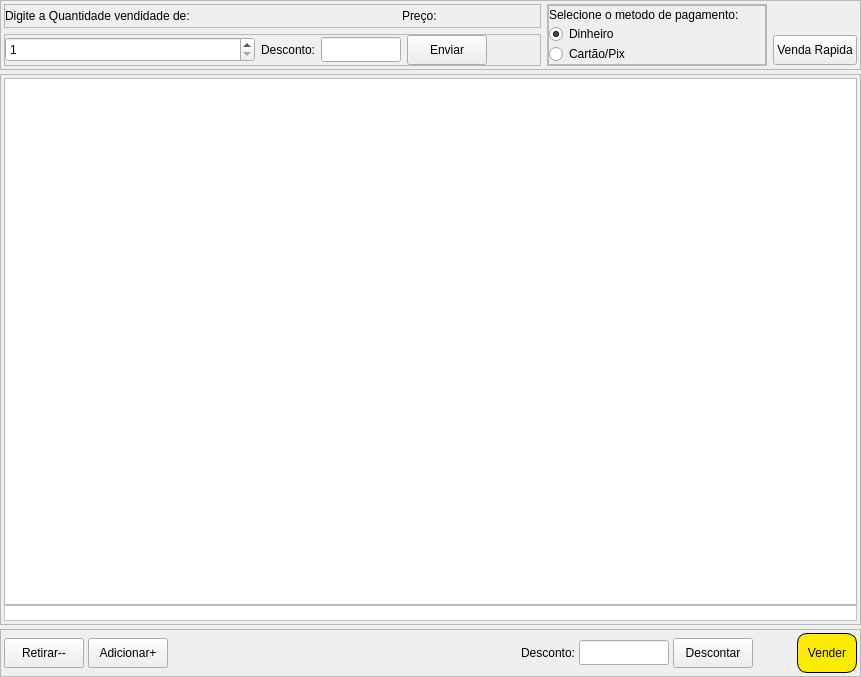
<?xml version="1.0" encoding="UTF-8"?>
<ui version="4.0">
 <class>MainWindow</class>
 <widget class="QMainWindow" name="MainWindow">
  <property name="geometry">
   <rect>
    <x>0</x>
    <y>0</y>
    <width>861</width>
    <height>677</height>
   </rect>
  </property>
  <property name="windowTitle">
   <string>MainWindow</string>
  </property>
  <widget class="QWidget" name="centralwidget">
   <layout class="QVBoxLayout" name="verticalLayout">
    <property name="spacing">
     <number>4</number>
    </property>
    <property name="leftMargin">
     <number>0</number>
    </property>
    <property name="topMargin">
     <number>0</number>
    </property>
    <property name="rightMargin">
     <number>0</number>
    </property>
    <property name="bottomMargin">
     <number>0</number>
    </property>
    <item>
     <widget class="QFrame" name="frame">
      <property name="minimumSize">
       <size>
        <width>0</width>
        <height>70</height>
       </size>
      </property>
      <property name="frameShape">
       <enum>QFrame::StyledPanel</enum>
      </property>
      <property name="frameShadow">
       <enum>QFrame::Raised</enum>
      </property>
      <layout class="QGridLayout" name="gridLayout">
       <property name="leftMargin">
        <number>3</number>
       </property>
       <property name="topMargin">
        <number>3</number>
       </property>
       <property name="rightMargin">
        <number>3</number>
       </property>
       <property name="bottomMargin">
        <number>3</number>
       </property>
       <item row="1" column="0">
        <widget class="QFrame" name="frame_5">
         <property name="frameShape">
          <enum>QFrame::StyledPanel</enum>
         </property>
         <property name="frameShadow">
          <enum>QFrame::Raised</enum>
         </property>
         <layout class="QHBoxLayout" name="horizontalLayout_2">
          <property name="leftMargin">
           <number>0</number>
          </property>
          <property name="topMargin">
           <number>0</number>
          </property>
          <property name="rightMargin">
           <number>0</number>
          </property>
          <property name="bottomMargin">
           <number>0</number>
          </property>
          <item>
           <widget class="QSpinBox" name="spinBox">
            <property name="minimumSize">
             <size>
              <width>250</width>
              <height>25</height>
             </size>
            </property>
            <property name="maximumSize">
             <size>
              <width>250</width>
              <height>16777215</height>
             </size>
            </property>
            <property name="cursor">
             <cursorShape>ArrowCursor</cursorShape>
            </property>
            <property name="styleSheet">
             <string notr="true">font: 12pt &quot;Arial Rounded MT Bold&quot;;</string>
            </property>
            <property name="minimum">
             <number>1</number>
            </property>
            <property name="value">
             <number>1</number>
            </property>
           </widget>
          </item>
          <item>
           <widget class="QLabel" name="label_2">
            <property name="maximumSize">
             <size>
              <width>70</width>
              <height>16777215</height>
             </size>
            </property>
            <property name="styleSheet">
             <string notr="true">font: 12px &quot;Arial Rounded MT Bold&quot;;
</string>
            </property>
            <property name="text">
             <string>Desconto:</string>
            </property>
            <property name="alignment">
             <set>Qt::AlignRight|Qt::AlignTrailing|Qt::AlignVCenter</set>
            </property>
           </widget>
          </item>
          <item>
           <widget class="QLineEdit" name="lineEditDesconto">
            <property name="minimumSize">
             <size>
              <width>80</width>
              <height>25</height>
             </size>
            </property>
            <property name="maximumSize">
             <size>
              <width>80</width>
              <height>16777215</height>
             </size>
            </property>
           </widget>
          </item>
          <item>
           <widget class="QPushButton" name="btnEnviar">
            <property name="minimumSize">
             <size>
              <width>0</width>
              <height>30</height>
             </size>
            </property>
            <property name="cursor">
             <cursorShape>PointingHandCursor</cursorShape>
            </property>
            <property name="text">
             <string>Enviar</string>
            </property>
           </widget>
          </item>
          <item>
           <spacer name="horizontalSpacer">
            <property name="orientation">
             <enum>Qt::Horizontal</enum>
            </property>
            <property name="sizeType">
             <enum>QSizePolicy::Preferred</enum>
            </property>
            <property name="sizeHint" stdset="0">
             <size>
              <width>280</width>
              <height>20</height>
             </size>
            </property>
           </spacer>
          </item>
         </layout>
        </widget>
       </item>
       <item row="0" column="0">
        <widget class="QFrame" name="frame_4">
         <property name="frameShape">
          <enum>QFrame::StyledPanel</enum>
         </property>
         <property name="frameShadow">
          <enum>QFrame::Raised</enum>
         </property>
         <layout class="QHBoxLayout" name="horizontalLayout">
          <property name="leftMargin">
           <number>0</number>
          </property>
          <property name="topMargin">
           <number>0</number>
          </property>
          <property name="rightMargin">
           <number>0</number>
          </property>
          <property name="bottomMargin">
           <number>0</number>
          </property>
          <item>
           <widget class="QLabel" name="label">
            <property name="maximumSize">
             <size>
              <width>205</width>
              <height>16777215</height>
             </size>
            </property>
            <property name="styleSheet">
             <string notr="true">font: 12px &quot;Arial Rounded MT Bold&quot;;
</string>
            </property>
            <property name="text">
             <string>Digite a Quantidade vendidade de:</string>
            </property>
           </widget>
          </item>
          <item>
           <widget class="QLabel" name="labelNome">
            <property name="minimumSize">
             <size>
              <width>200</width>
              <height>0</height>
             </size>
            </property>
            <property name="maximumSize">
             <size>
              <width>200</width>
              <height>16777215</height>
             </size>
            </property>
            <property name="styleSheet">
             <string notr="true">font: 15px &quot;Arial Rounded MT Bold&quot;;
</string>
            </property>
            <property name="text">
             <string/>
            </property>
           </widget>
          </item>
          <item>
           <widget class="QLabel" name="label_4">
            <property name="maximumSize">
             <size>
              <width>40</width>
              <height>16777215</height>
             </size>
            </property>
            <property name="styleSheet">
             <string notr="true">font: 12px &quot;Arial Rounded MT Bold&quot;;
</string>
            </property>
            <property name="text">
             <string>Preço:</string>
            </property>
           </widget>
          </item>
          <item>
           <widget class="QLabel" name="labelPreco">
            <property name="minimumSize">
             <size>
              <width>80</width>
              <height>0</height>
             </size>
            </property>
            <property name="maximumSize">
             <size>
              <width>80</width>
              <height>16777215</height>
             </size>
            </property>
            <property name="styleSheet">
             <string notr="true">font: 15px &quot;Arial Rounded MT Bold&quot;;
</string>
            </property>
            <property name="text">
             <string/>
            </property>
           </widget>
          </item>
          <item>
           <spacer name="horizontalSpacer_4">
            <property name="orientation">
             <enum>Qt::Horizontal</enum>
            </property>
            <property name="sizeHint" stdset="0">
             <size>
              <width>40</width>
              <height>20</height>
             </size>
            </property>
           </spacer>
          </item>
         </layout>
        </widget>
       </item>
       <item row="1" column="2">
        <widget class="QPushButton" name="btnVendaRapida">
         <property name="minimumSize">
          <size>
           <width>0</width>
           <height>30</height>
          </size>
         </property>
         <property name="cursor">
          <cursorShape>PointingHandCursor</cursorShape>
         </property>
         <property name="text">
          <string>Venda Rapida</string>
         </property>
        </widget>
       </item>
       <item row="0" column="1" rowspan="2">
        <widget class="QFrame" name="frame_7">
         <property name="minimumSize">
          <size>
           <width>220</width>
           <height>0</height>
          </size>
         </property>
         <property name="frameShape">
          <enum>QFrame::StyledPanel</enum>
         </property>
         <property name="frameShadow">
          <enum>QFrame::Raised</enum>
         </property>
         <layout class="QVBoxLayout" name="verticalLayout_4">
          <property name="spacing">
           <number>0</number>
          </property>
          <property name="leftMargin">
           <number>0</number>
          </property>
          <property name="topMargin">
           <number>0</number>
          </property>
          <property name="rightMargin">
           <number>0</number>
          </property>
          <property name="bottomMargin">
           <number>0</number>
          </property>
          <item>
           <widget class="QFrame" name="frame_8">
            <property name="frameShape">
             <enum>QFrame::StyledPanel</enum>
            </property>
            <property name="frameShadow">
             <enum>QFrame::Raised</enum>
            </property>
            <layout class="QVBoxLayout" name="verticalLayout_2">
             <property name="spacing">
              <number>0</number>
             </property>
             <property name="leftMargin">
              <number>0</number>
             </property>
             <property name="topMargin">
              <number>0</number>
             </property>
             <property name="rightMargin">
              <number>0</number>
             </property>
             <property name="bottomMargin">
              <number>0</number>
             </property>
             <item>
              <widget class="QLabel" name="label_5">
               <property name="styleSheet">
                <string notr="true">font: 12px &quot;Arial Rounded MT Bold&quot;;
</string>
               </property>
               <property name="text">
                <string>Selecione o metodo de pagamento:</string>
               </property>
              </widget>
             </item>
             <item>
              <widget class="QRadioButton" name="radioDinheiro">
               <property name="cursor">
                <cursorShape>PointingHandCursor</cursorShape>
               </property>
               <property name="styleSheet">
                <string notr="true">font: 13px &quot;Arial Rounded MT Bold&quot;;
</string>
               </property>
               <property name="text">
                <string>Dinheiro</string>
               </property>
               <property name="checked">
                <bool>true</bool>
               </property>
              </widget>
             </item>
             <item>
              <widget class="QRadioButton" name="radioPix">
               <property name="cursor">
                <cursorShape>PointingHandCursor</cursorShape>
               </property>
               <property name="styleSheet">
                <string notr="true">font: 13px &quot;Arial Rounded MT Bold&quot;;
</string>
               </property>
               <property name="text">
                <string>Cartão/Pix</string>
               </property>
              </widget>
             </item>
            </layout>
            <zorder>label_5</zorder>
            <zorder>radioPix</zorder>
            <zorder>radioDinheiro</zorder>
           </widget>
          </item>
         </layout>
        </widget>
       </item>
      </layout>
     </widget>
    </item>
    <item>
     <widget class="QFrame" name="frame_2">
      <property name="frameShape">
       <enum>QFrame::StyledPanel</enum>
      </property>
      <property name="frameShadow">
       <enum>QFrame::Raised</enum>
      </property>
      <layout class="QVBoxLayout" name="verticalLayout_3">
       <property name="spacing">
        <number>0</number>
       </property>
       <property name="leftMargin">
        <number>3</number>
       </property>
       <property name="topMargin">
        <number>3</number>
       </property>
       <property name="rightMargin">
        <number>3</number>
       </property>
       <property name="bottomMargin">
        <number>3</number>
       </property>
       <item>
        <widget class="QTableWidget" name="tableWidgetDesconto">
         <property name="styleSheet">
          <string notr="true"/>
         </property>
        </widget>
       </item>
       <item>
        <widget class="QFrame" name="frame_6">
         <property name="styleSheet">
          <string notr="true">background-color: rgb(255, 255, 255);</string>
         </property>
         <property name="frameShape">
          <enum>QFrame::StyledPanel</enum>
         </property>
         <property name="frameShadow">
          <enum>QFrame::Raised</enum>
         </property>
         <layout class="QHBoxLayout" name="horizontalLayout_4">
          <property name="spacing">
           <number>0</number>
          </property>
          <property name="leftMargin">
           <number>0</number>
          </property>
          <property name="topMargin">
           <number>0</number>
          </property>
          <property name="rightMargin">
           <number>0</number>
          </property>
          <property name="bottomMargin">
           <number>0</number>
          </property>
          <item>
           <widget class="QLabel" name="labelValorVenda">
            <property name="styleSheet">
             <string notr="true">
font: 33px &quot;Arial Rounded MT Bold&quot;;
</string>
            </property>
            <property name="text">
             <string/>
            </property>
            <property name="alignment">
             <set>Qt::AlignRight|Qt::AlignTrailing|Qt::AlignVCenter</set>
            </property>
           </widget>
          </item>
         </layout>
        </widget>
       </item>
      </layout>
     </widget>
    </item>
    <item>
     <widget class="QFrame" name="frame_3">
      <property name="frameShape">
       <enum>QFrame::StyledPanel</enum>
      </property>
      <property name="frameShadow">
       <enum>QFrame::Raised</enum>
      </property>
      <layout class="QHBoxLayout" name="horizontalLayout_3">
       <property name="spacing">
        <number>4</number>
       </property>
       <property name="leftMargin">
        <number>3</number>
       </property>
       <property name="topMargin">
        <number>3</number>
       </property>
       <property name="rightMargin">
        <number>3</number>
       </property>
       <property name="bottomMargin">
        <number>3</number>
       </property>
       <item>
        <widget class="QPushButton" name="btnRetirar">
         <property name="minimumSize">
          <size>
           <width>0</width>
           <height>30</height>
          </size>
         </property>
         <property name="cursor">
          <cursorShape>PointingHandCursor</cursorShape>
         </property>
         <property name="text">
          <string>Retirar--</string>
         </property>
        </widget>
       </item>
       <item>
        <widget class="QPushButton" name="btnAdicionar">
         <property name="minimumSize">
          <size>
           <width>0</width>
           <height>30</height>
          </size>
         </property>
         <property name="cursor">
          <cursorShape>PointingHandCursor</cursorShape>
         </property>
         <property name="text">
          <string>Adicionar+</string>
         </property>
        </widget>
       </item>
       <item>
        <spacer name="horizontalSpacer_2">
         <property name="orientation">
          <enum>Qt::Horizontal</enum>
         </property>
         <property name="sizeHint" stdset="0">
          <size>
           <width>40</width>
           <height>20</height>
          </size>
         </property>
        </spacer>
       </item>
       <item>
        <widget class="QLabel" name="label_3">
         <property name="maximumSize">
          <size>
           <width>65</width>
           <height>16777215</height>
          </size>
         </property>
         <property name="styleSheet">
          <string notr="true">font: 12px &quot;Arial Rounded MT Bold&quot;;
</string>
         </property>
         <property name="text">
          <string>Desconto:</string>
         </property>
        </widget>
       </item>
       <item>
        <widget class="QLineEdit" name="lineEditDescontoTotal">
         <property name="minimumSize">
          <size>
           <width>0</width>
           <height>25</height>
          </size>
         </property>
         <property name="maximumSize">
          <size>
           <width>90</width>
           <height>16777215</height>
          </size>
         </property>
        </widget>
       </item>
       <item>
        <widget class="QPushButton" name="btnDescontim">
         <property name="minimumSize">
          <size>
           <width>0</width>
           <height>30</height>
          </size>
         </property>
         <property name="cursor">
          <cursorShape>PointingHandCursor</cursorShape>
         </property>
         <property name="text">
          <string>Descontar</string>
         </property>
        </widget>
       </item>
       <item>
        <spacer name="horizontalSpacer_3">
         <property name="orientation">
          <enum>Qt::Horizontal</enum>
         </property>
         <property name="sizeType">
          <enum>QSizePolicy::Minimum</enum>
         </property>
         <property name="sizeHint" stdset="0">
          <size>
           <width>40</width>
           <height>20</height>
          </size>
         </property>
        </spacer>
       </item>
       <item>
        <widget class="QPushButton" name="btnVender">
         <property name="minimumSize">
          <size>
           <width>60</width>
           <height>40</height>
          </size>
         </property>
         <property name="cursor">
          <cursorShape>PointingHandCursor</cursorShape>
         </property>
         <property name="styleSheet">
          <string notr="true">QPushButton{
background-color: rgb(252, 235, 0);
border:1px solid black;
border-radius:10px
}

QPushButton:hover{
	background-color: rgb(232, 213, 0);
}
</string>
         </property>
         <property name="text">
          <string>Vender</string>
         </property>
        </widget>
       </item>
      </layout>
     </widget>
    </item>
   </layout>
  </widget>
 </widget>
 <resources/>
 <connections/>
</ui>
